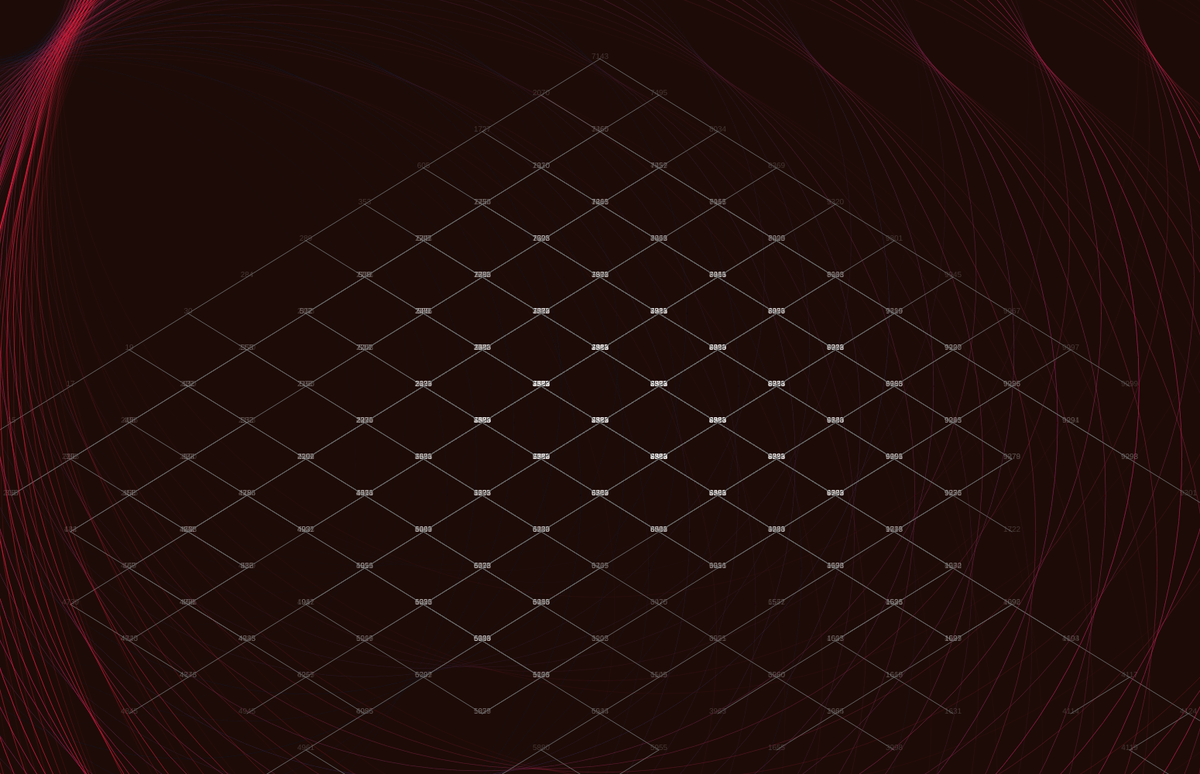
Frame 1 (no input)
Frame 60 (no input): identical to frame 1, image omitted
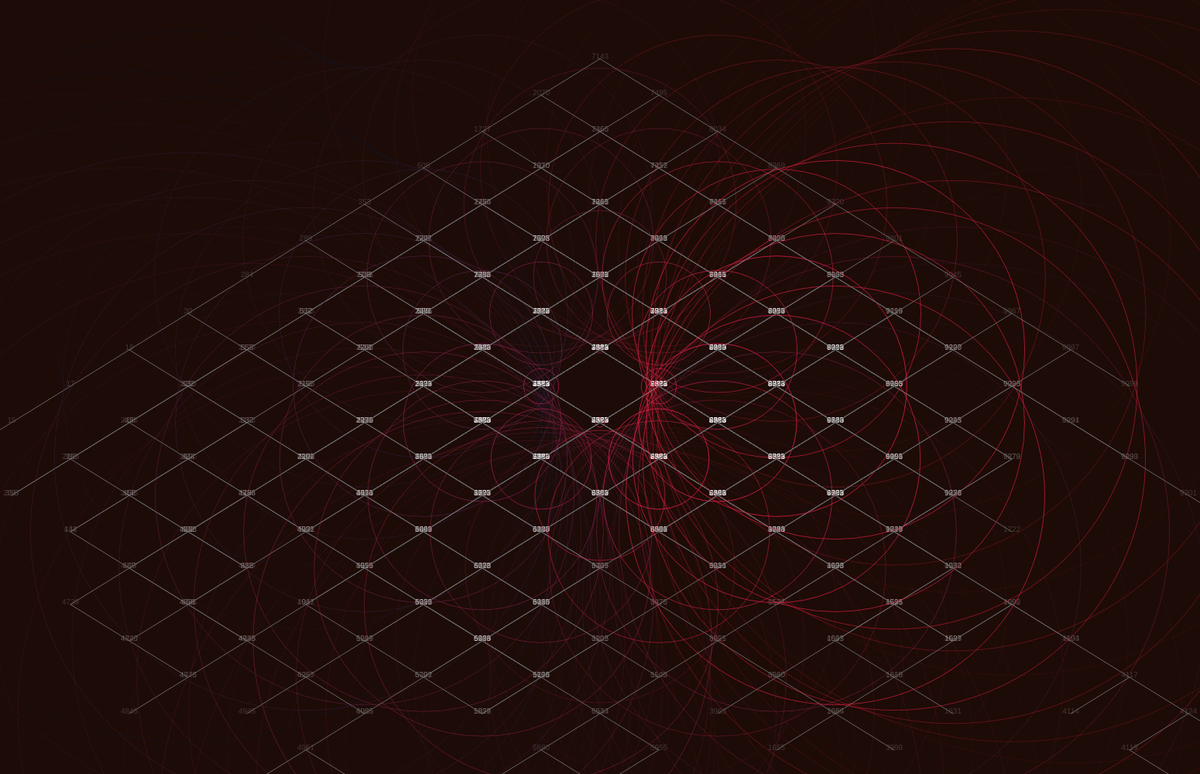
Frame 120 (the mouse pressed at the canvas centre since frame 60)

The p5.js sketch that drew these frames (run headless with seeded random() and noise() and a simulated clock; from frame 60 on, the mouse is pressed at the canvas centre):

// p5.js sketch
// ── sketch.js
var tree


function setup() {
    createCanvas(1550, 1000);
    background(47);

    tree = new Tree();
    for (var i = 0; i < 1000; i++) {
        tree.addValue(floor(random(0, 10000)));
    }

    console.log(tree);
}

function draw() {
    background(29,11,7);
    tree.traverse();

}

// ── node.js
function Node(val, x, y) {
    this.value = val;
    this.left = null;
    this.right = null;
    this.x = x;
    this.y = y;
}

Node.prototype.search = function(val) {
    if (this.value == val) {
        // console.log("found: " + val);
        return this;
    } else if (val < this.value && this.left != null) {
        return this.left.search(val);
    } else if (val < this.value && this.right != null) {
        return this.right.search(val);
    }
    return null;
}

Node.prototype.visit = function(parent) {
    if (this.left != null) {
        this.left.visit(this);
    }
    // console.log(this.value);
    stroke(map(this.value,0, 10000,0,255),47,76,18);
    noFill();
    var ndCircDia = map(dist(mouseX,mouseY,this.x,this.y),47,0,10,100);
    ellipse(this.x, this.y, ndCircDia, ndCircDia);

    noStroke();
    fill(250,47);
    textSize(10);
    textAlign(CENTER);
    text(this.value, this.x, this.y);

    stroke(100);
    line(parent.x, parent.y, this.x, this.y);


    if (this.right != null) {
        this.right.visit(this);
    }
}

Node.prototype.addNode = function(n) {
    // stroke(100);
    if (n.value < this.value) {
        if (this.left == null) {
            this.left = n;
            this.left.x = this.x - 76;
            this.left.y = this.y + 47;
            // line(this.x, this.y, this.left.x, this.left.y);
        } else {
            this.left.addNode(n);
        }
    } else if (n.value > this.value) {
        if (this.right == null) {
            this.right = n;
            this.right.x = this.x + 76;
            this.right.y = this.y + 47;
            // line(this.x, this.y, this.right.x, this.right.y);
        } else {
            this.right.addNode(n);
        }
    }
}

// ── traveller.js
function Traveller() {
    this.v = createVector(width / 2, height / 5);
    this.angle=0;
    this.offsetX = width/3;
    this.offsetY=height/3;
}

Traveller.prototype.update =function(){
    var ang1 = radians(this.angle);

    this.v.x=(width/2)  + (this.offsetX * cos(ang1));
    this.v.y=(height/2)  + (this.offsetY * sin(ang1));
    this.angle += PHI*PHI;
}

Traveller.prototype.display =function(){
    fill(255,50);
    noStroke();
    // ellipse(this.v.x,this.v.y,7,7);
}

// ── tree.js
function Tree() {
    this.root = null;
}

Tree.prototype.traverse = function() {
    this.root.visit(this.root);
}

Tree.prototype.search = function(val) {
    var found = this.root.search(val);
    return found;
}

Tree.prototype.addValue = function(val) {
    var n = new Node(val);
    if (this.root == null) {
        this.root = n;
        this.root.x = width/2;
        this.root.y = 76;
    } else {
        this.root.addNode(n);
    }
}
